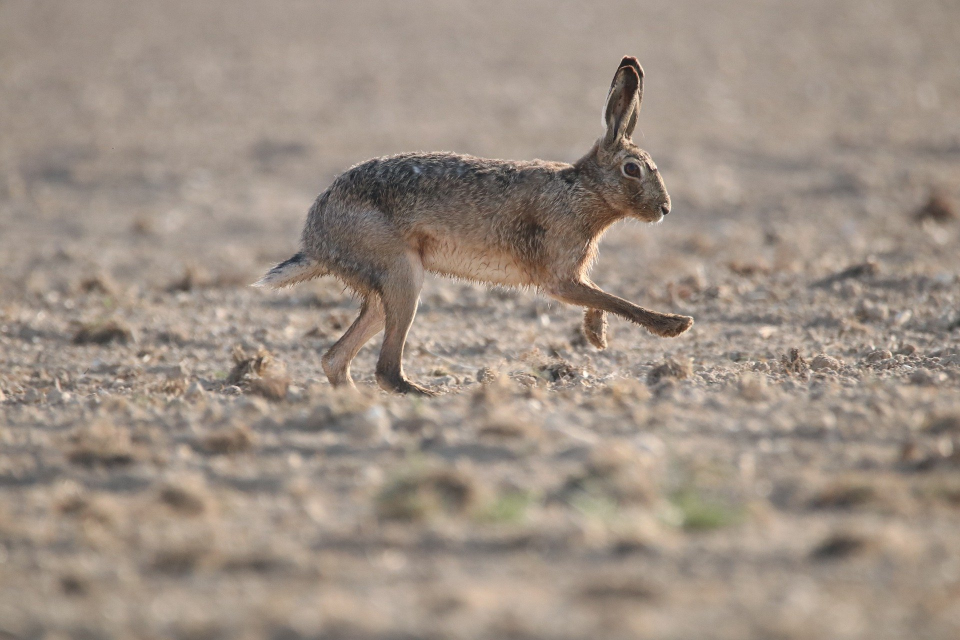
#> input picture Sample1.jpg, 1920 x 1280 px (shown at 1/2 size)
$ python -i utils.py   (imports and definitions only)
#> lines starting #> are read from the running program, lines starting #| are printed output that depends on the picture
import json
import hashlib
import os
from io import BytesIO

import requests
from PIL import Image


# [4 lines left out: function generate_favicon_id, not called in this run]


class FaviconGenerator:
    def __init__(
        self,
        image: Image.Image,
        crop_points: dict = None,
        icon_size: int = 16
        ):
        self.image = image
        self.crop_points = crop_points
        self.icon_size = icon_size
        self.cropped_image = None
        self.favicon = None

    def validate_crop_points(self):
        width, height = self.image.size
        if self.crop_points is None:
            return True, ""
        else:
            if self.crop_points["left"] < 0 or self.crop_points["top"] < 0:
                return False, "Left or Top crop points can't be less than zero"
            elif self.crop_points["right"] > width:
                return False, f"Right crop point can't be greater than width: {width}"
            elif self.crop_points["bottom"] > height:
                return False, f"Bottom crop point can't be greater than height: {height}"
            else:
                return True, ""

    # [25 lines left out: function crop, not called in this run]

    def resize(self):
        self.favicon = self.cropped_image.resize((self.icon_size, self.icon_size))
        return self.favicon

    def generate(self):
        is_valid, message = self.validate_crop_points()
        if not is_valid:
            return is_valid, message

        self.crop()
        return self.resize(), ""


class ImageUtil:
    # [22 lines left out: functions download, upload, not called in this run]

>>> import cv2
>>> picture = cv2.imread('../../Sample1.jpg', cv2.IMREAD_GRAYSCALE)
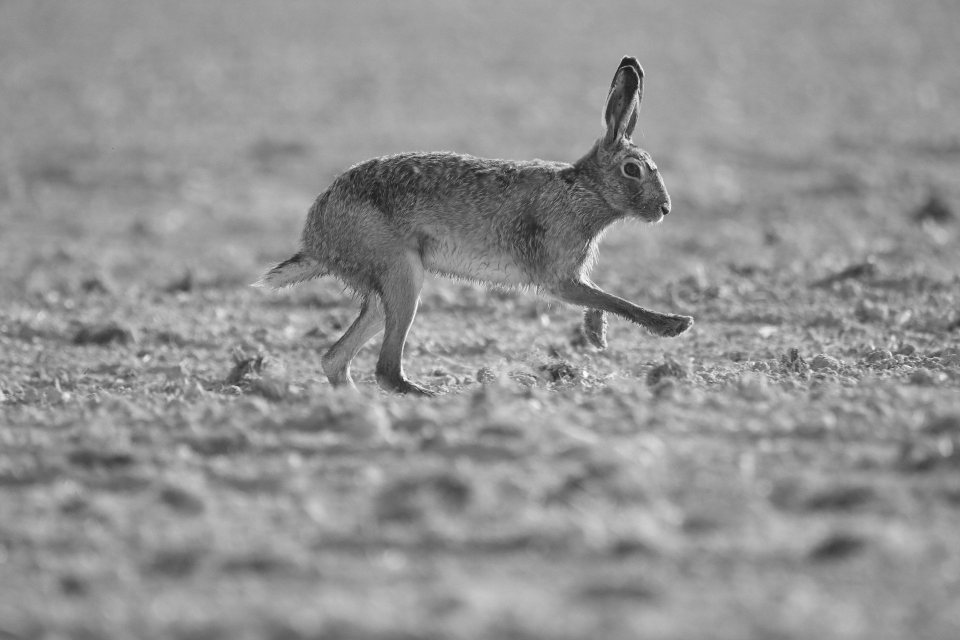
#> picture: shape (1280, 1920) (shown at 1/2 size); min 8, max 255, mean 146.2
>>> result = FaviconGenerator(picture).generate()
#> (the run stopped early here; a loop or call above may not have finished)

$ run again, on sample2.png
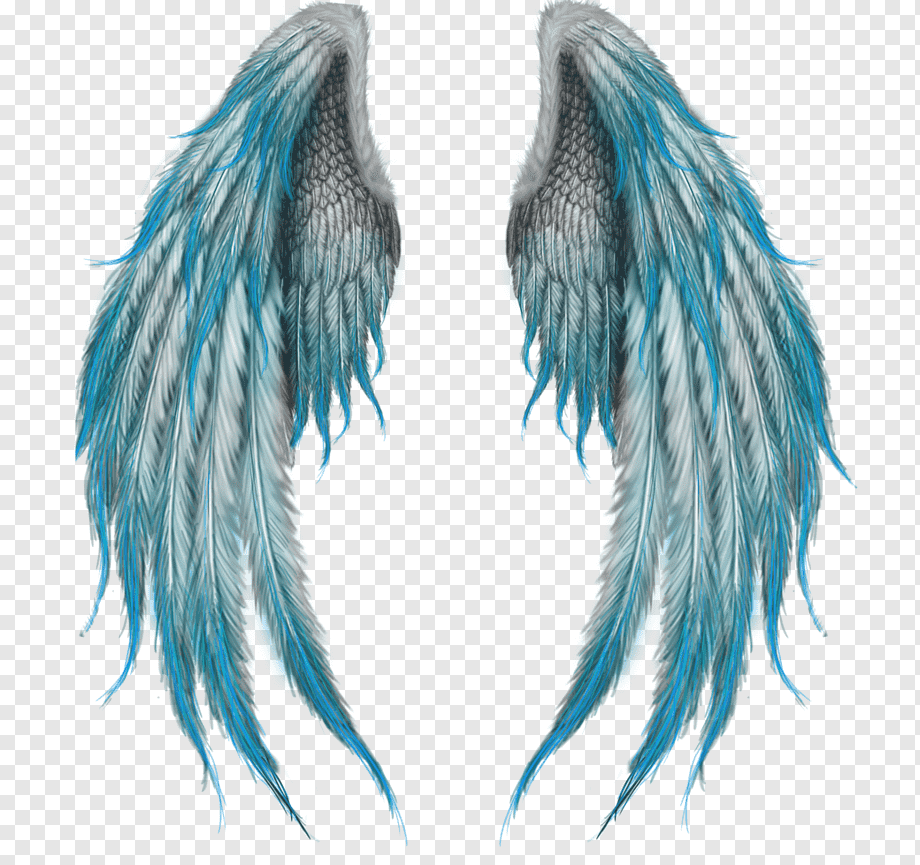
#> input picture sample2.png, 920 x 865 px
#> `picture = cv2.imread('../../Sample1.jpg', cv2.IMREAD_GRAYSCALE)`:
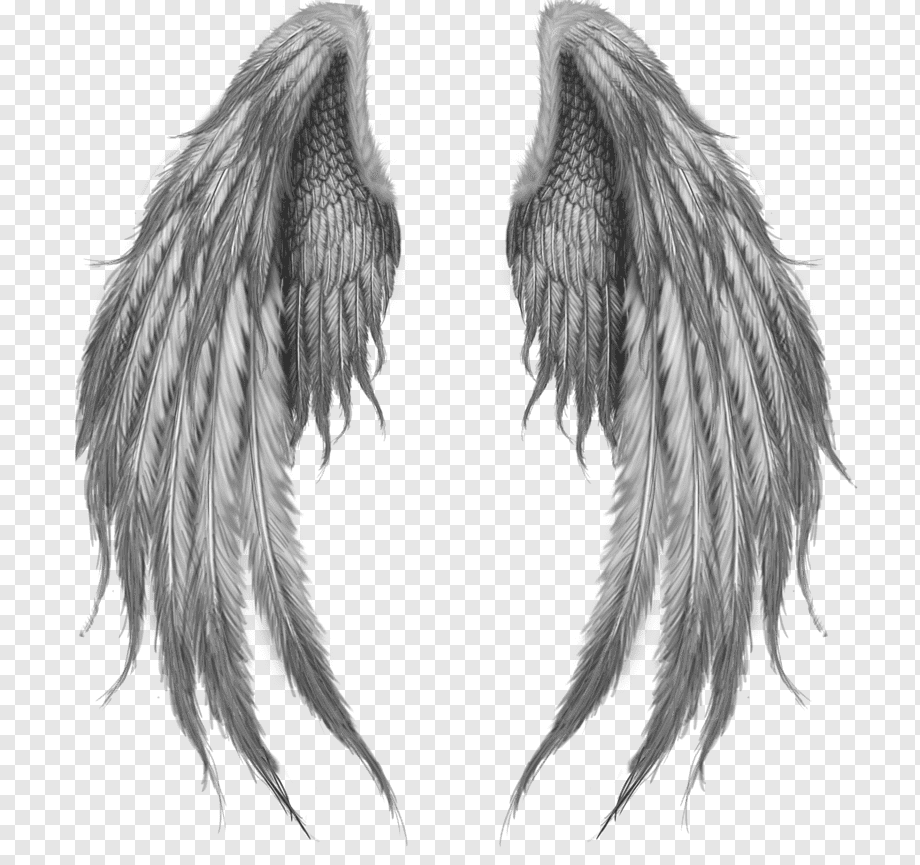
#> picture: shape (865, 920); min 48, max 255, mean 202
